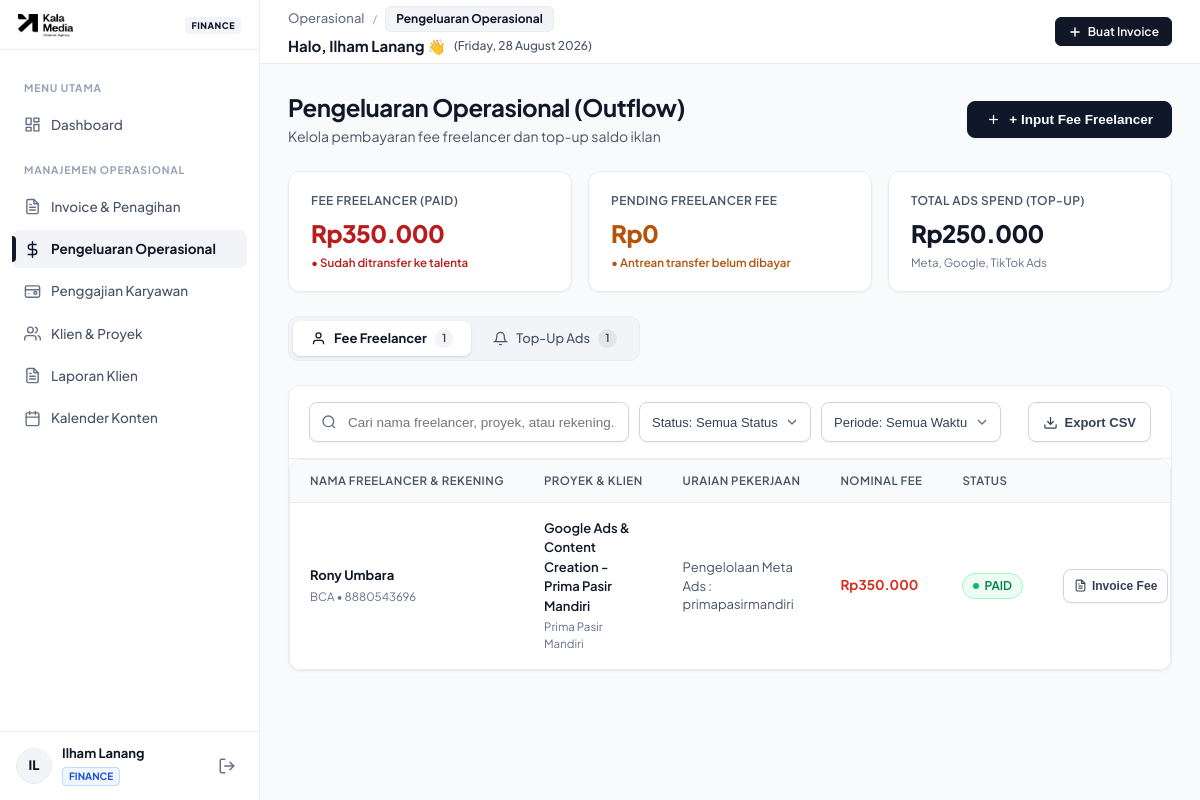
The page /expenses (signed in) on the database as committed earlier.
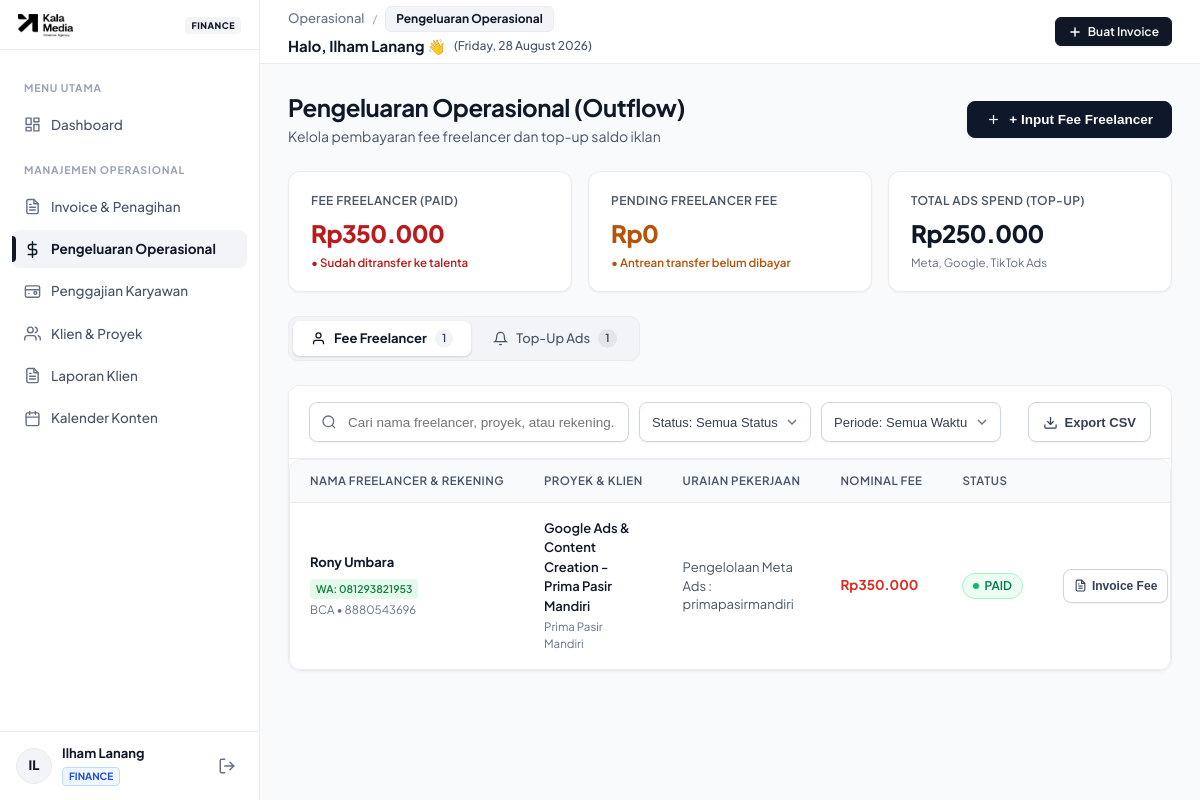
The same page on the database as committed later.
### tables this page shows
CREATE TABLE freelancer_payouts (
                id INTEGER PRIMARY KEY AUTOINCREMENT,
                freelancer_name VARCHAR(150) NOT NULL,
                freelancer_bank VARCHAR(100) DEFAULT NULL,
                freelancer_account VARCHAR(100) DEFAULT NULL,
                project_id INTEGER NOT NULL,
                task_description TEXT NOT NULL,
                amount DECIMAL(15,2) NOT NULL DEFAULT 0,
                status VARCHAR(20) DEFAULT 'Pending', -- 'Pending', 'Paid'
                paid_at DATETIME DEFAULT NULL,
                receipt_file VARCHAR(255) DEFAULT NULL,
                created_at DATETIME DEFAULT CURRENT_TIMESTAMP, is_deleted INTEGER DEFAULT 0, freelancer_phone VARCHAR(50) DEFAULT NULL,
                FOREIGN KEY (project_id) REFERENCES projects(id) ON DELETE CASCADE
            );

CREATE TABLE projects (
                id INTEGER PRIMARY KEY AUTOINCREMENT,
                client_id INTEGER NOT NULL,
                name VARCHAR(200) NOT NULL,
                contract_value DECIMAL(15,2) NOT NULL DEFAULT 0,
                target_margin_percent DECIMAL(5,2) DEFAULT 30.00,
                status VARCHAR(30) DEFAULT 'In Progress', -- 'Planning', 'In Progress', 'Completed', 'On Hold'
                start_date DATE DEFAULT NULL,
                end_date DATE DEFAULT NULL,
                created_at DATETIME DEFAULT CURRENT_TIMESTAMP, is_deleted INTEGER DEFAULT 0,
                FOREIGN KEY (client_id) REFERENCES clients(id) ON DELETE CASCADE
            );

CREATE TABLE clients (
                id INTEGER PRIMARY KEY AUTOINCREMENT,
                name VARCHAR(150) NOT NULL,
                company VARCHAR(150) NOT NULL,
                email VARCHAR(150) NOT NULL,
                phone VARCHAR(50) NOT NULL,
                address TEXT DEFAULT NULL,
                created_at DATETIME DEFAULT CURRENT_TIMESTAMP
            , logo VARCHAR(255) DEFAULT NULL, is_deleted INTEGER DEFAULT 0);

### config/app.php (called while the page is built, shortened)
<?php
function format_rupiah($number, $with_prefix = true) {
    $val = number_format(floatval($number), 0, ',', '.');
    return $with_prefix ? 'Rp' . $val : $val;
}

### views/expenses.php (shortened to what the changed rows need)
<?php
$db = Database::getConnection();
$tab = $_GET['tab'] ?? 'freelancers';
$payouts = $db->query("
    SELECT p.*, pr.name as project_name, c.company as client_company
    FROM freelancer_payouts p
    JOIN projects pr ON p.project_id = pr.id
    JOIN clients c ON pr.client_id = c.id
    WHERE COALESCE(p.is_deleted, 0) = 0
    ORDER BY p.id DESC
")->fetchAll();
?>
<!DOCTYPE html>
<html lang="id">
<head>
  <link rel="stylesheet" href="assets/css/style.css">
</head>
<body>
  <div class="app-container">
    <main class="main-wrapper">
      <?php require_once BASE_PATH . '/includes/header.php'; ?>
      <div class="content-body">
        <div class="expenses-header-row">
          <div>
            <h1 class="expenses-page-title">Pengeluaran Operasional (Outflow)</h1>
          </div>
        </div>
        <div class="untitled-card">
          <?php if ($tab === 'freelancers'): ?>
            <div class="table-responsive" style="margin: 0;">
              <table class="untitled-table" id="payout-table">
                <thead>
                  <tr>
                    <th>NAMA FREELANCER &amp; REKENING</th>
                    <th>PROYEK &amp; KLIEN</th>
                    <th>URAIAN PEKERJAAN</th>
                    <th>NOMINAL FEE</th>
                    <th>STATUS</th>
                    <th style="text-align: right;">BUKTI &amp; AKSI</th>
                  </tr>
                </thead>
                <tbody id="payout-tbody">
                  <?php if (empty($payouts)): ?>
                    <tr id="empty-row"><td colspan="6" style="text-align: center; color: #667085; padding: 32px 20px;">Belum ada data pembayaran freelancer.</td></tr>
                  <?php else: ?>
                    <?php foreach ($payouts as $p): ?>
                      <?php
                        $rawDate = substr($p['paid_at'] ?: $p['created_at'], 0, 10);
                        $searchCorpus = strtolower($p['freelancer_name'] . ' ' . ($p['freelancer_phone'] ?? '') . ' ' . $p['freelancer_bank'] . ' ' . $p['freelancer_account'] . ' ' . $p['project_name'] . ' ' . $p['client_company'] . ' ' . $p['task_description']);
                      ?>
                      <tr
                        class="expense-row"
                        data-search="<?= htmlspecialchars($searchCorpus) ?>"
                        data-status="<?= $p['status'] ?>"
                        data-date="<?= $rawDate ?>"
                        data-amount="<?= $p['amount'] ?>"
                        data-name="<?= htmlspecialchars($p['freelancer_name']) ?>"
                        data-project="<?= htmlspecialchars($p['project_name']) ?>"
                        data-client="<?= htmlspecialchars($p['client_company']) ?>"
                      >
                        <td>
                          <div style="font-weight: 700; color: #101828; display: flex; align-items: center; gap: 6px; flex-wrap: wrap;">
                            <span><?= htmlspecialchars($p['freelancer_name']) ?></span>
                            <?php if (!empty($p['freelancer_phone'])): ?>
                              <span style="font-size: 10.5px; padding: 2px 6px; border-radius: 4px; background: rgba(37, 211, 102, 0.12); color: #15803d; font-weight: 600;">WA: <?= htmlspecialchars($p['freelancer_phone']) ?></span>
                            <?php endif; ?>
                          </div>
                          <div style="font-size: 11.5px; color: #667085; margin-top: 2px;">
                            <?= htmlspecialchars($p['freelancer_bank'] ?: 'Bank') ?> &bull; <?= htmlspecialchars($p['freelancer_account'] ?: 'No Rekening -') ?>
                          </div>
                        </td>
                        <td>
                          <div style="font-weight: 600; color: #101828;"><?= htmlspecialchars($p['project_name']) ?></div>
                          <div style="font-size: 11.5px; color: #667085; margin-top: 2px;"><?= htmlspecialchars($p['client_company']) ?></div>
                        </td>
                        <td style="color: #475467; max-width: 240px; line-height: 1.4;">
                          <?= htmlspecialchars($p['task_description']) ?>
                        </td>
                        <td style="font-weight: 700; color: #D92D20; font-size: 13.5px; white-space: nowrap;">
                          <?= format_rupiah($p['amount']) ?>
                        </td>
                        <td>
                          <?php if ($p['status'] === 'Paid'): ?>
                            <span class="pill-badge pill-paid">
                              <span class="dot-indicator dot-paid"></span>
                              <span>PAID</span>
                            </span>
                          <?php endif; ?>
                        </td>
                        <td style="text-align: right; white-space: nowrap;">
                          <div class="action-btn-group">
                            <button type="button" class="btn-action-outline" onclick="openFreelancerVoucherModal(<?= $p['id'] ?>)" title="Lihat &amp; Cetak Invoice / Voucher Fee Freelancer">
                              <span>Invoice Fee</span>
                            </button>
                          </div>
                        </td>
                      </tr>
                    <?php endforeach; ?>
                  <?php endif; ?>
                </tbody>
              </table>
            </div>
          <?php endif; ?>
        </div>
      </div>
    </main>
  </div>
  <?php require_once BASE_PATH . '/includes/footer.php'; ?>
</body>
</html>

Rows that differ between the two databases and show on the page:
changed freelancer_payouts "Rp350.000": freelancer_phone (not shown) → "081293821953"
